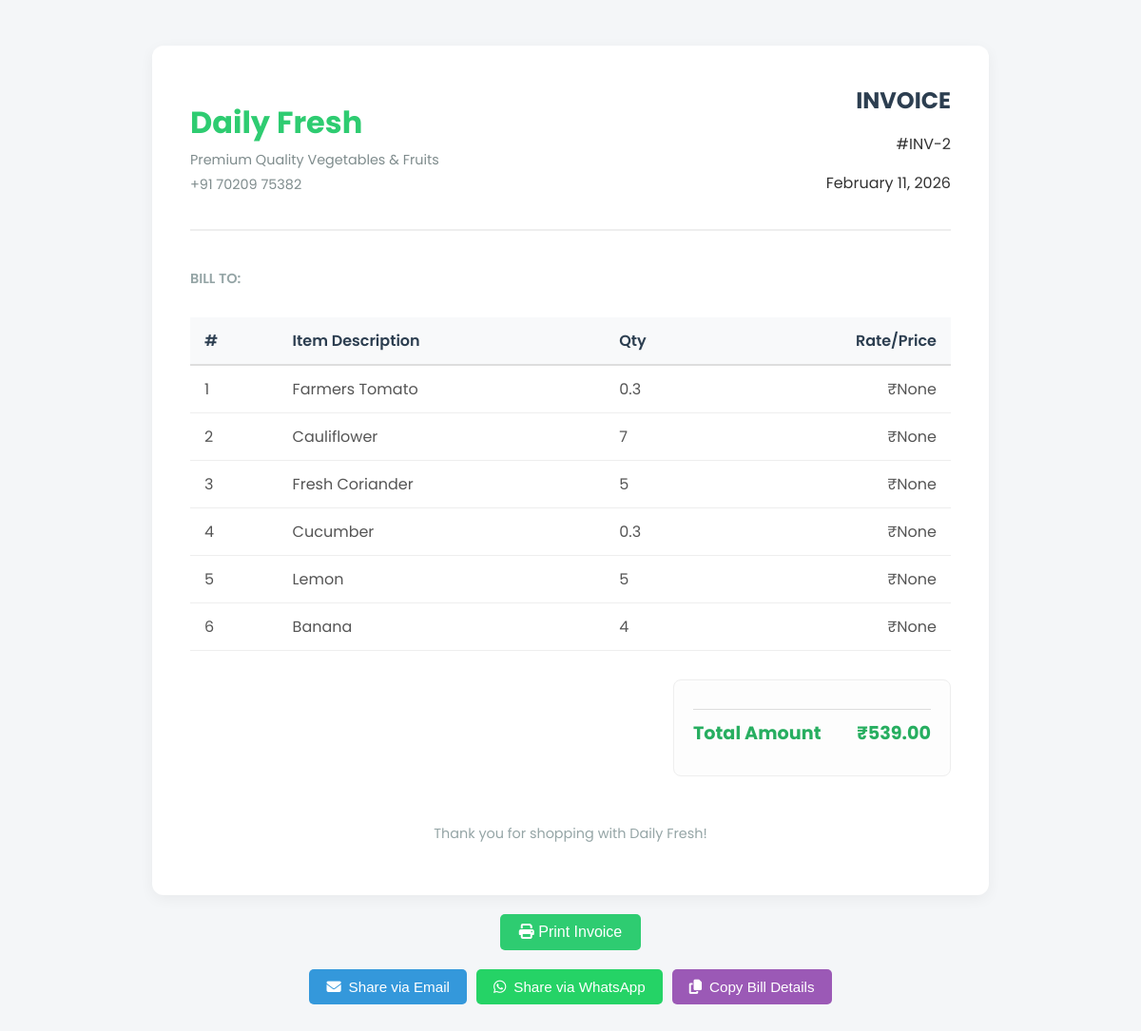
/order-bill/2/ (signed in), run on the app's committed database.
### New dango/store/models.py (models this page shows, shortened)
class Order(models.Model):
    full_name = models.CharField(max_length=100)
    phone_number = models.CharField(max_length=15)
    email = models.EmailField(blank=True, null=True)
    address = models.TextField()
    total_amount = models.DecimalField(max_digits=10, decimal_places=2)
    created_at = models.DateTimeField(auto_now_add=True)

class OrderItem(models.Model):
    order = models.ForeignKey(Order, on_delete=models.CASCADE, related_name='items')
    product = models.ForeignKey(Product, on_delete=models.CASCADE)
    quantity = models.CharField(max_length=50) # e.g. "1 kg" or just "1"
    price_at_time = models.DecimalField(max_digits=8, decimal_places=2)

class Product(models.Model):
    name = models.CharField(max_length=100)
    local_name = models.CharField(max_length=100, blank=True, null=True)
    price = models.DecimalField(max_digits=6, decimal_places=2)
    unit = models.CharField(max_length=20, default='kg')
    image = models.ImageField(upload_to='products/', blank=True, null=True)
    description = models.TextField(blank=True, null=True)

### New dango/store/views.py (the view)
# urls.py: path('order-bill/<int:order_id>/', views.order_bill, name='order_bill'),
def order_bill(request, order_id):
    if not request.user.is_staff:
        return redirect('admin_login')
    order = get_object_or_404(Order, pk=order_id)
    return render(request, 'store/order_bill.html', {'order': order})

### New dango/store/templates/store/order_bill.html (shortened to what this page needs)
{% load static %}
<!DOCTYPE html>
<html lang="en">
<head>
</head>
<body>
    <div class="invoice-container">
        <header class="header">
            <div class="logo-section">
                <h1>Daily Fresh</h1>
                <p>Premium Quality Vegetables & Fruits</p>
                <p>+91 70209 75382</p>
            </div>
            <div class="invoice-details">
                <h2>INVOICE</h2>
                <p>#INV-{{ order.id }}</p>
                <p>{{ order.created_at|date:"F d, Y" }}</p>
            </div>
        </header>
        <section class="bill-to">
            <div class="section-title">Bill To:</div>
        </section>
        <table>
            <thead>
                <tr>
                    <th>#</th>
                    <th>Item Description</th>
                    <th>Qty</th>
                    <th style="text-align:right">Rate/Price</th>
                </tr>
            </thead>
            <tbody>
                {% for item in order.items.all %}
                <tr>
                    <td>{{ forloop.counter }}</td>
                    <td>{{ item.product.name }} </td>
                    <td>{{ item.quantity }}</td>
                    <td style="text-align:right">₹{{ item.price_at_time }}</td>
                </tr>
                {% endfor %}
            </tbody>
        </table>
        <div class="total-section">
            <div class="total-box">
                <div class="total-row grand-total">
                    <span>Total Amount</span>
                    <span>₹{{ order.total_amount }}</span>
                </div>
            </div>
        </div>
        <div class="footer">
            <p>Thank you for shopping with Daily Fresh!</p>
        </div>
    </div>
    <button class="print-btn" onclick="window.print()"><i class="fas fa-print"></i> Print Invoice</button>
    <div class="action-buttons">
        <button class="action-btn share-email-btn" onclick="shareViaEmail()">
            <i class="fas fa-envelope"></i> Share via Email
        </button>
        <button class="action-btn share-whatsapp-btn" onclick="shareViaWhatsApp()">
            <i class="fab fa-whatsapp"></i> Share via WhatsApp
        </button>
        <button class="action-btn copy-btn" onclick="copyBillDetails()">
            <i class="fas fa-copy"></i> Copy Bill Details
        </button>
    </div>
    <link rel="stylesheet" href="https://cdnjs.cloudflare.com/ajax/libs/font-awesome/6.4.2/css/all.min.css">

### New dango/store/templates/store/order_bill.html (style rules this page uses)
body { font-family: 'Poppins', sans-serif; background-color: #f4f6f8; padding: 40px; color: #333; }
.invoice-container { max-width: 800px; margin: 0 auto; background: white; padding: 40px; border-radius: 12px; box-shadow: 0 4px 15px rgba(0, 0, 0, 0.05); }
.header { display: flex; justify-content: space-between; align-items: center; margin-bottom: 40px; border-bottom: 2px solid #eee; padding-bottom: 20px; }
.logo-section h1 { color: #2ecc71; margin: 0; font-size: 2rem; font-weight: 700; }
.logo-section p { margin: 5px 0 0; color: #7f8c8d; font-size: 0.9rem; }
.invoice-details { text-align: right; }
.invoice-details h2 { margin: 0; color: #2c3e50; }
.section-title { font-size: 0.9rem; text-transform: uppercase; color: #95a5a6; font-weight: 600; margin-bottom: 5px; }
.bill-to { margin-bottom: 30px; }
table { width: 100%; border-collapse: collapse; margin-bottom: 30px; }
th { background-color: #f8f9fa; color: #2c3e50; font-weight: 600; text-align: left; padding: 12px 15px; border-bottom: 2px solid #ddd; }
td { padding: 12px 15px; border-bottom: 1px solid #eee; color: #555; }
.total-section { display: flex; justify-content: flex-end; margin-top: 20px; }
.total-box { background: #fdfdfd; padding: 20px; border-radius: 8px; border: 1px solid #eee; min-width: 250px; }
.total-row { display: flex; justify-content: space-between; margin-bottom: 10px; font-size: 0.95rem; }
.grand-total { font-weight: 700; font-size: 1.2rem; color: #27ae60; border-top: 1px solid #ddd; padding-top: 10px; margin-top: 10px; }
.footer { text-align: center; margin-top: 50px; color: #95a5a6; font-size: 0.9rem; }
.print-btn { display: block; margin: 20px auto 0; background: #2ecc71; color: white; border: none; padding: 10px 20px; border-radius: 5px; font-size: 1rem; cursor: pointer; width: fit-content; }
.action-buttons { display: flex; gap: 10px; justify-content: center; flex-wrap: wrap; margin-top: 20px; }
.action-btn { display: inline-flex; align-items: center; gap: 8px; padding: 10px 18px; border: none; border-radius: 5px; font-size: 0.95rem; cursor: pointer; transition: all 0.3s; font-weight: 500; }
.share-email-btn { background: #3498db; color: white; }
.share-whatsapp-btn { background: #25d366; color: white; }
.copy-btn { background: #9b59b6; color: white; }

### data on the page
Order: id "2", created_at "February 11, 2026", total_amount "539.00"
OrderItem: product.name "Farmers Tomato", quantity "0.3", price_at_time "None"
OrderItem: product.name "Cauliflower", quantity "7", price_at_time "None"
OrderItem: product.name "Fresh Coriander", quantity "5", price_at_time "None"
OrderItem: product.name "Cucumber", quantity "0.3", price_at_time "None"
OrderItem: product.name "Lemon", quantity "5", price_at_time "None"
OrderItem: product.name "Banana", quantity "4", price_at_time "None"
